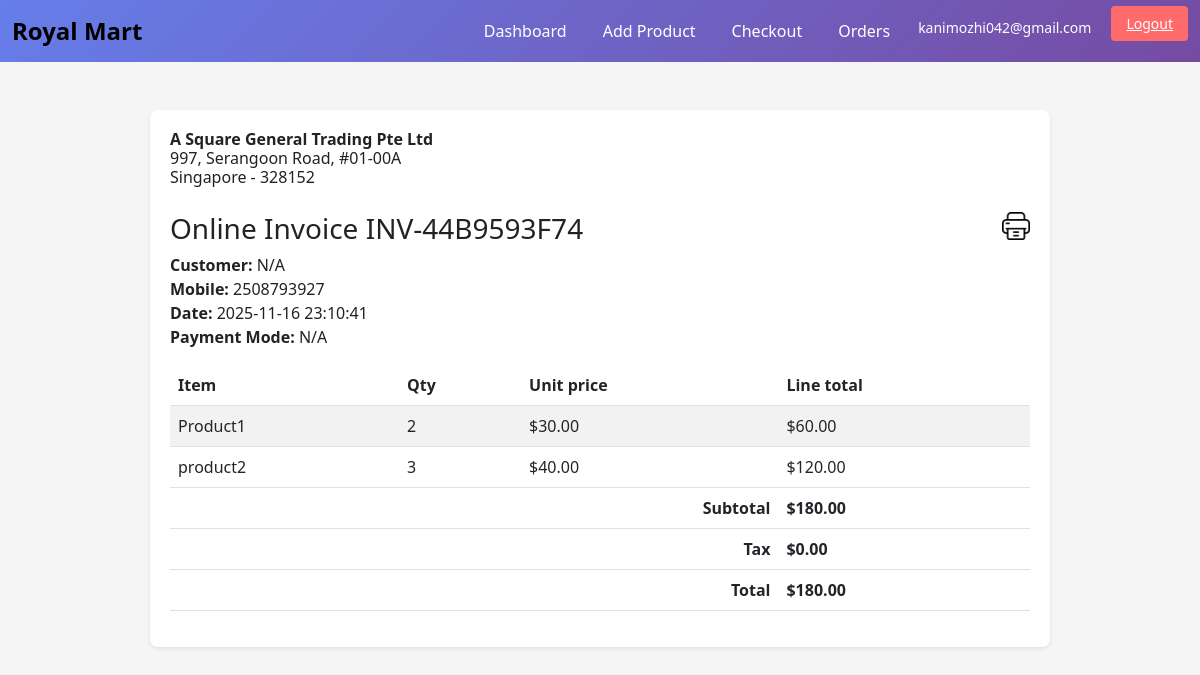
Screenshot of /invoices/1 (signed in) with the database file from the repository.
### tables this page shows
CREATE TABLE invoices (
        id INTEGER PRIMARY KEY AUTOINCREMENT,
        admin_id INTEGER NOT NULL,
        invoice_number TEXT UNIQUE NOT NULL,
        user_id INTEGER NOT NULL,
        subtotal REAL NOT NULL,
        tax REAL NOT NULL,
        total REAL NOT NULL,
        created_at TIMESTAMP DEFAULT CURRENT_TIMESTAMP, payment_mode TEXT,
        FOREIGN KEY (user_id) REFERENCES users(id),
        FOREIGN KEY (admin_id) REFERENCES admins(id)
      );

CREATE TABLE users (
        id INTEGER PRIMARY KEY AUTOINCREMENT,
        mobile TEXT UNIQUE NOT NULL,
        name TEXT,
        created_at TIMESTAMP DEFAULT CURRENT_TIMESTAMP
      );

CREATE TABLE invoice_items (
        id INTEGER PRIMARY KEY AUTOINCREMENT,
        invoice_id INTEGER NOT NULL,
        item_id INTEGER NOT NULL,
        quantity INTEGER NOT NULL,
        unit_price REAL NOT NULL,
        line_total REAL NOT NULL,
        created_at TIMESTAMP DEFAULT CURRENT_TIMESTAMP,
        FOREIGN KEY (invoice_id) REFERENCES invoices(id),
        FOREIGN KEY (item_id) REFERENCES inventory_items(id)
      );

CREATE TABLE inventory_items (
        id INTEGER PRIMARY KEY AUTOINCREMENT,
        admin_id INTEGER NOT NULL,
        sku TEXT NOT NULL,
        name TEXT NOT NULL,
        description TEXT,
        unit_price REAL NOT NULL,
        created_at TIMESTAMP DEFAULT CURRENT_TIMESTAMP,
        FOREIGN KEY (admin_id) REFERENCES admins(id),
        UNIQUE(admin_id, sku)
      );

### inventory_app/app.py (the view)
@app.route("/invoices/<int:invoice_id>")
def invoice_view(invoice_id):
  if not require_admin():
    return redirect(url_for("login"))
  conn = get_db()
  admin_id = session.get("admin_id")
  inv = conn.execute("SELECT * FROM invoices WHERE id=%s AND admin_id=%s", (invoice_id, admin_id)).fetchone()
  if not inv:
    flash("Invoice not found or access denied.")
    return redirect(url_for("dashboard"))
  user = conn.execute("SELECT * FROM users WHERE id=%s", (inv["user_id"],)).fetchone()
  lines = conn.execute("""
    SELECT ii.*, it.name, it.sku
    FROM invoice_items ii
    JOIN inventory_items it ON it.id = ii.item_id
    WHERE ii.invoice_id=%s
  """, (invoice_id,)).fetchall()
  return render_template("invoice.html", invoice=inv, user=user, lines=lines)

### inventory_app/app.py (called while the page is built)
def require_admin():
  if not session.get("admin_id"):
    flash("Please log in as admin.")
    return False
  return True

### inventory_app/db.py (called while the page is built, shortened)
def get_db():
    return DBConnection()

    def fetchone(self):
        row = self._cur.fetchone()
        if row is None:
            return None
        return dict(row)

    def fetchall(self):
        rows = self._cur.fetchall()
        return [dict(r) for r in rows]

    def execute(self, sql, params=()):
        if self.driver == "sqlite":
            if "%s" in sql:
                sql = sql.replace("%s", "?")
        else:
            if "?" in sql:
                sql = sql.replace("?", "%s")
        if self.driver == "sqlite":
            cur = self._conn.cursor()
            cur.execute(sql, params)
            return CursorWrapper(cur, "sqlite")

### inventory_app/templates/invoice.html (shortened to what this page needs)
{% extends "base.html" %}{% block content %}
  <link rel="stylesheet" href="{{ url_for('static', filename='css/site.css') }}">
<div class="header-row" style="display:flex; justify-content:space-between; align-items:flex-start; gap:20px; margin-bottom:24px;">
  <div class="company-left" style="text-align:left; line-height:1.2;">
    <strong>A Square General Trading Pte Ltd</strong><br>
    997, Serangoon Road, #01-00A<br>
    Singapore - 328152
  </div>
</div>
<div class="d-flex justify-content-between">
  <h3>Online Invoice {{ invoice.invoice_number }}</h3>
  <img src="{{ url_for('static', filename='print.png') }}"
       alt="Print"
       title="Print / Save as PDF"
       style="cursor:pointer; width:28px; height:28px;"
       onclick="window.print()">
</div>
<div class="mb-3">
  <strong>Customer:</strong> {{ user.name or 'N/A' }}<br>
  <strong>Mobile:</strong> {{ user.mobile }}<br>
  <strong>Date:</strong> {{ invoice.created_at }}<br>
  <strong>Payment Mode:</strong> {{ invoice.payment_mode or invoice.payment or 'N/A' }}
</div>
<table class="table table-striped">
  <thead><tr><th>Item</th><th>Qty</th><th>Unit price</th><th>Line total</th></tr></thead>
  <tbody>
    {% for li in lines %}
    <tr>
      <td>{{ li.name }}</td>
      <td>{{ li.quantity }}</td>
      <td>${{ '%.2f'|format(li.unit_price) }}</td>
      <td>${{ '%.2f'|format(li.line_total) }}</td>
    </tr>
    {% endfor %}
  </tbody>
  <tfoot>
    <tr><th colspan="3" class="text-end">Subtotal</th><th>${{ '%.2f'|format(invoice.subtotal) }}</th></tr>
    <tr><th colspan="3" class="text-end">Tax</th><th>${{ '%.2f'|format(invoice.tax) }}</th></tr>
    <tr><th colspan="3" class="text-end">Total</th><th>${{ '%.2f'|format(invoice.total) }}</th></tr>
  </tfoot>
</table>
{% endblock %}

### inventory_app/templates/base.html (shortened to what this page needs)
<!DOCTYPE html>
<html>
<head>
  <link href="https://cdn.jsdelivr.net/npm/bootstrap@5.3.0/dist/css/bootstrap.min.css" rel="stylesheet">
</head>
<body>
  <nav class="navbar navbar-expand-lg navbar-custom">
    <div class="container-fluid">
      <a class="navbar-brand" href="/">Royal Mart</a>
      <div class="collapse navbar-collapse" id="navbarNav">
        <ul class="navbar-nav ms-auto">
          {% if session.get('admin_id') %}
            <li class="nav-item">
              <a class="nav-link" href="/">Dashboard</a>
            </li>
            <li class="nav-item">
              <a class="nav-link" href="/inventory/new">Add Product</a>
            </li>
            <li class="nav-item">
              <a class="nav-link" href="/checkout">Checkout</a>
            </li>
            <li class="nav-item">
              <a class="nav-link" href="/orders">Orders</a>
            </li>
            <li class="nav-item">
              <span class="admin-info">{{ session.get('admin_email') }}</span>
            </li>
            <li class="nav-item">
              <a href="/logout" class="logout-btn">Logout</a>
            </li>
          {% endif %}
        </ul>
      </div>
    </div>
  </nav>
  <div class="container mt-5">
    {% block content %}{% endblock %}
  </div>
</body>
</html>

### inventory_app/static/css/site.css (style rules this page uses)
:root { --brand-blue: #007bff; --muted: #666; --bg-page: #f5f5f5; --card-bg: #fff; }
html, body { font-family: system-ui, -apple-system, "Segoe UI", Roboto, "Helvetica Neue", Arial, sans-serif; background: var(--bg-page); color: #222; -webkit-font-smoothing:antialiased; -moz-osx-font-smoothing:grayscale; }
.container { max-width: 900px; margin: 20px auto; background: var(--card-bg); padding: 20px; border-radius: 8px; box-shadow: 0 2px 4px rgba(0,0,0,0.08); }

### inventory_app/templates/base.html (style rules this page uses)
body { background: #f5f5f5; }
.navbar-custom { background: linear-gradient(135deg, #667eea 0%, #764ba2 100%); }
.navbar-custom .navbar-brand { font-size: 24px; font-weight: bold; }
.navbar-custom .nav-link { color: white !important; margin-left: 20px; }
.navbar-custom .admin-info { color: white; margin-left: 20px; padding: 6px 0; display: flex; align-items: center; font-size: 14px; }
.logout-btn { background: #ff6b6b; color: white; border: none; padding: 8px 15px; border-radius: 4px; cursor: pointer; margin-left: 20px; font-size: 14px; }

### rows the page displays
invoices: invoice_number "INV-44B9593F74", created_at "2025-11-16 23:10:41", subtotal "180.00", tax "0.00", total "180.00"
users: name "N/A", mobile "2508793927"
invoice_items: name "Product1", quantity "2", unit_price "30.00", line_total "60.00"
invoice_items: name "product2", quantity "3", unit_price "40.00", line_total "120.00"

### other values shown
{{ session.get('admin_email') }} "kanimozhi042@gmail.com"
{{ invoice.payment_mode or invoice.payment or 'N/A' }} "N/A"
